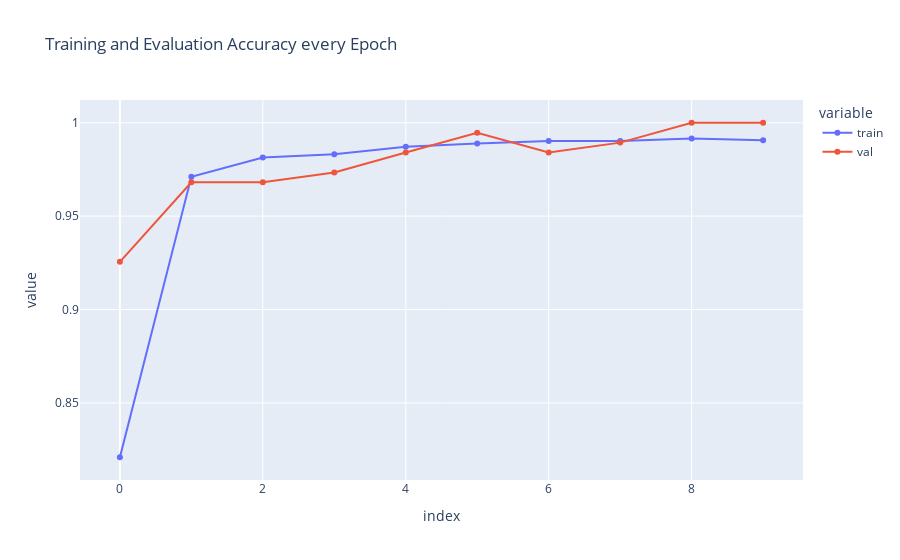
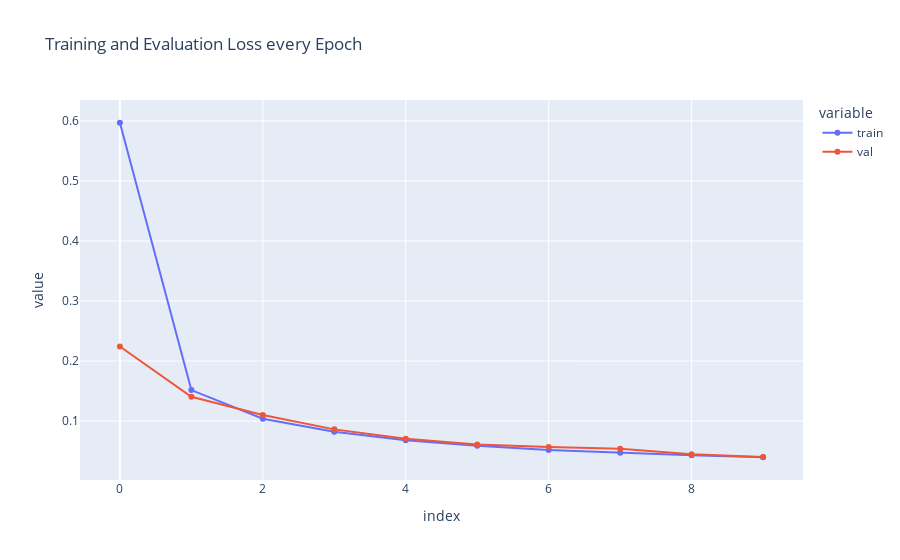

Notebook cell for these charts, in order:
### Code cell
from plotly.offline import iplot, init_notebook_mode
import plotly.express as px
import pandas as pd

init_notebook_mode(connected=True)

acc = pd.DataFrame({'train': history.history['acc'], 'val': history.history['val_acc']})

fig = px.line(acc, x=acc.index, y=acc.columns[0::], title='Training and Evaluation Accuracy every Epoch', markers=True)
fig.show()

loss = pd.DataFrame({'train': history.history['loss'], 'val': history.history['val_loss']})

fig = px.line(loss, x=loss.index, y=loss.columns[0::], title='Training and Evaluation Loss every Epoch', markers=True)
fig.show()

### Figure 1 — Plotly figure (JSON) as saved in the notebook; plotly's stock layout.template omitted (floating-point values rounded to 4 significant figures)
{"data": [{"hovertemplate": "variable=train<br>index=%{x}<br>value=%{y}<extra></extra>", "legendgroup": "train", "line": {"color": "#636efa", "dash": "solid"}, "marker": {"symbol": "circle"}, "mode": "markers+lines", "name": "train", "orientation": "v", "showlegend": true, "type": "scatter", "x": [0, 1, 2, 3, 4, 5, 6, 7, 8, 9], "xaxis": "x", "y": [0.8209, 0.9711, 0.9813, 0.9831, 0.9871, 0.9889, 0.9902, 0.9902, 0.9916, 0.9907], "yaxis": "y"}, {"hovertemplate": "variable=val<br>index=%{x}<br>value=%{y}<extra></extra>", "legendgroup": "val", "line": {"color": "#EF553B", "dash": "solid"}, "marker": {"symbol": "circle"}, "mode": "markers+lines", "name": "val", "orientation": "v", "showlegend": true, "type": "scatter", "x": [0, 1, 2, 3, 4, 5, 6, 7, 8, 9], "xaxis": "x", "y": [0.9255, 0.9681, 0.9681, 0.9734, 0.984, 0.9947, 0.984, 0.9894, 1, 1], "yaxis": "y"}], "layout": {"legend": {"title": {"text": "variable"}, "tracegroupgap": 0}, "title": {"text": "Training and Evaluation Accuracy every Epoch"}, "xaxis": {"anchor": "y", "domain": [0, 1], "title": {"text": "index"}}, "yaxis": {"anchor": "x", "domain": [0, 1], "title": {"text": "value"}}}}

### Figure 2 — Plotly figure (JSON) as saved in the notebook; plotly's stock layout.template omitted (floating-point values rounded to 4 significant figures)
{"data": [{"hovertemplate": "variable=train<br>index=%{x}<br>value=%{y}<extra></extra>", "legendgroup": "train", "line": {"color": "#636efa", "dash": "solid"}, "marker": {"symbol": "circle"}, "mode": "markers+lines", "name": "train", "orientation": "v", "showlegend": true, "type": "scatter", "x": [0, 1, 2, 3, 4, 5, 6, 7, 8, 9], "xaxis": "x", "y": [0.5969, 0.1517, 0.104, 0.08243, 0.06812, 0.05875, 0.05192, 0.04733, 0.04326, 0.0398], "yaxis": "y"}, {"hovertemplate": "variable=val<br>index=%{x}<br>value=%{y}<extra></extra>", "legendgroup": "val", "line": {"color": "#EF553B", "dash": "solid"}, "marker": {"symbol": "circle"}, "mode": "markers+lines", "name": "val", "orientation": "v", "showlegend": true, "type": "scatter", "x": [0, 1, 2, 3, 4, 5, 6, 7, 8, 9], "xaxis": "x", "y": [0.2243, 0.1406, 0.1101, 0.08624, 0.07057, 0.06089, 0.05671, 0.05387, 0.0449, 0.04025], "yaxis": "y"}], "layout": {"legend": {"title": {"text": "variable"}, "tracegroupgap": 0}, "title": {"text": "Training and Evaluation Loss every Epoch"}, "xaxis": {"anchor": "y", "domain": [0, 1], "title": {"text": "index"}}, "yaxis": {"anchor": "x", "domain": [0, 1], "title": {"text": "value"}}}}
